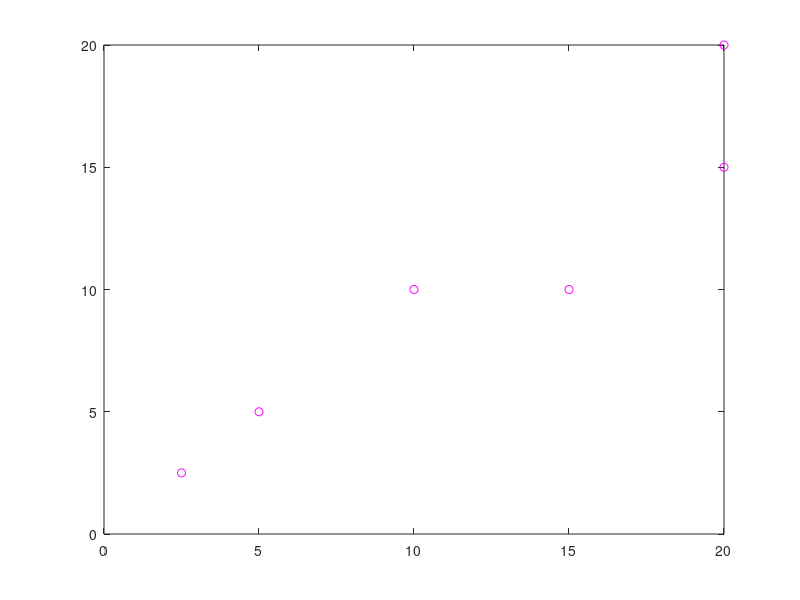

Write the MATLAB code that produced this figure. (Note: this script raises an error after producing the figure.)
close all
clear

% % obstacle read
% scale = 0.5; cub_edge = [1,1,1]*scale; tile_edge = cub_edge(1:2);
% [map, tile_q, tile_ind] = obs_read('01.png',tile_edge);
% for i=1:length(tile_ind)
%     tile_obs(i) = Cuboid2(tile_edge,'name',['tile' num2str(i)]);
% end
% figure;
% for i=1:length(tile_ind)
%     tile_obs(i).plot(tile_q(i,:),'workspace', [0 tile_edge(1)*size(map,1) 0 tile_edge(2)*size(map,2)],'facecolor','k');
%     hold on;
% end
% view(2)

% generate path
q_c(1,:) = [2.5,2.5,0];
q_c(2,:) = [5,5,pi/2];
q_c(3,:) = [10,10,0];
q_c(4,:) = [15,10,0];
q_c(5,:) = [20,15,pi/4];
q_c(6,:) = [20,20,pi/2];
h_p_c = plot(q_c(:,1),q_c(:,2),'mo');
[q_c,dq_c,ddq_c,tq_c] = calctraj(q_c,0.5*ones(size(q_c(1,:))),0.1,2);
% SE2(q_c).animate

% robot formation
fd = [1,0,-1,0;
    0,1,0,-1];
fs = [1,1,-1,-1;
    -1,1,1,-1];

p_dl = [fd*1,fs*2.5]';
[p_du, i_pu] = convcls(p_dl);
p_dl = p_dl(i_pu,:);
p_dl_conv = p_dl(convhull(p_dl),:);
h_pm = line(p_dl(:,1),p_dl(:,2),'Marker','o','Color','b');
h_pm_conv = line(p_dl_conv(:,1),p_dl_conv(:,2),'LineStyle', '-.','Color','r');

% change scale
slim = [0.5,1.5];
pp_du = [p_du(end,:);p_du];
for i=1:size(p_du,1)-1
   v_ll(i,:) = slim(1)*pp_du(i,:)-slim(2)*p_du(i,:);
   v_lu(i,:) = slim(1)*pp_du(i+2,:)-slim(2)*p_du(i,:);
   v_ul(i,:) = slim(2)*pp_du(i,:)-slim(1)*p_du(i,:);
   v_uu(i,:) = slim(2)*pp_du(i+2,:)-slim(1)*p_du(i,:);
   th_Tll(i) = cart2pol(v_ll(i,1),v_ll(i,2));
   th_Tlu(i) = cart2pol(v_lu(i,1),v_lu(i,2));
   Tl{i} = [skew2(v_ll(i,:))/norm(skew2(v_ll(i,:)));skew2(v_lu(i,:))/norm(skew2(v_lu(i,:)))];
   Tu{i} = [skew2(v_ul(i,:))/norm(skew2(v_ul(i,:)));skew2(v_uu(i,:))/norm(skew2(v_uu(i,:)))];
end
for i=1:size(p_du,1)
    p_circ = circle(p_dl(i,:), 5)';
    h_circ = line(p_circ(:,1),p_circ(:,2),'Color','g');
end

% update 
tic;
playspeed = 2; dt = 0.04;
while toc<tq_c(end)/playspeed
    tk = toc*playspeed;
    % choose via point in time 'tk'
    q_c_tk = interp1(tq_c,q_c,tk); 
    % update object
    p_m = h2e(SE2(q_c_tk).T*e2h(p_dl'))';
    p_m_conv = h2e(SE2(q_c_tk).T*e2h(p_dl_conv'))';
    set(h_pm,'XData',p_m(:,1),'YData',p_m(:,2));
    set(h_pm_conv,'XData',p_m_conv(:,1),'YData',p_m_conv(:,2));
    drawnow
    dt = toc*playspeed - tk;
end
toc



diff([th_Tlu;th_Tll])
